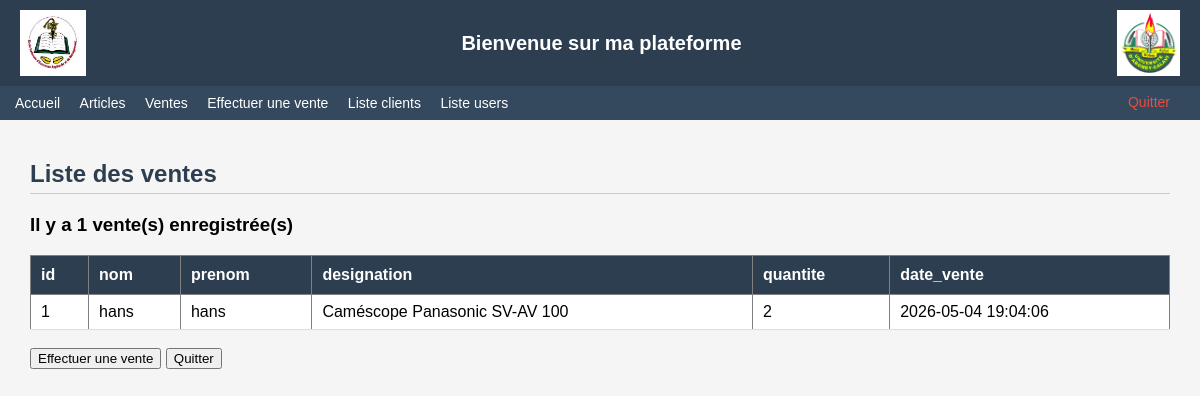
The page /ventes.php (signed in) on the database its author committed.
### tables this page shows
CREATE TABLE `ventes` (
  `id` int(11) NOT NULL,
  `id_client` int(11) NOT NULL,
  `id_article` varchar(10) NOT NULL,
  `quantite` int(11) NOT NULL,
  `date_vente` datetime DEFAULT current_timestamp(),
  `montant` decimal(10,2) NOT NULL
);

CREATE TABLE `clients` (
  `id` int(11) NOT NULL,
  `nom` varchar(50) NOT NULL,
  `prenom` varchar(50) NOT NULL,
  `age` int(11) NOT NULL,
  `adresse` varchar(100) NOT NULL,
  `ville` varchar(50) NOT NULL,
  `mail` varchar(100) NOT NULL,
  `telephone` varchar(20) NOT NULL,
  `mot_de_passe` varchar(255) NOT NULL
);

CREATE TABLE `articles` (
  `id_article` varchar(10) NOT NULL,
  `designation` varchar(100) NOT NULL,
  `prix` decimal(10,2) NOT NULL,
  `categorie` varchar(50) DEFAULT NULL
);

### ventes.php (the view, shortened to what this page needs)
<!DOCTYPE html>
<html lang="fr">
<head>
    <link rel="stylesheet" href="style.css">
</head>
<body>
<header>
    <img src="images/logo_eneam.png" alt="Logo ENEAM">
    <h1>Bienvenue sur ma plateforme</h1>
    <img src="images/logo_uac.png" alt="Logo UAC">
</header>
<nav>
    <a href="accueil.php">Accueil</a>
    <a href="articles.php">Articles</a>
    <a href="ventes.php">Ventes</a>
<a href="effectuer_vente.php">Effectuer une vente</a>
    <a href="clients.php">Liste clients</a> <a href="users.php">Liste users</a>
    <a href="deconnexion.php" class="quitter">Quitter</a>
</nav>
<main>
<h2>Liste des ventes</h2>
<?php
$idcom = connexobjet('projet_web','myparam');
$requete = "SELECT v.id, c.nom, c.prenom, a.designation, v.quantite, v.date_vente FROM ventes v, clients c, articles a WHERE v.id_client=c.id AND v.id_article=a.id_article ORDER BY v.date_vente DESC";
$result  = $idcom->query($requete);
if(!$result)
{
    echo "Lecture impossible";
}
else
{
    $nbvente = $result->num_rows;
    $nbcol   = $result->field_count;
    $titres  = $result->fetch_fields();
    echo "<h3>Il y a $nbvente vente(s) enregistrée(s)</h3>";
    echo "<table border='1'><tr>";
    foreach($titres as $nomcol => $val)
    {
        echo "<th>".$titres[$nomcol]->name."</th>";
    }
    echo "</tr>";
    for($i=0; $i<$nbvente; $i++)
    {
        $ligne = $result->fetch_row();
        echo "<tr>";
        for($j=0; $j<$nbcol; $j++)
        {
            echo "<td>".$ligne[$j]."</td>";
        }
        echo "</tr>";
    }
    echo "</table>";
}
?>
<br>
<a href="effectuer_vente.php"><input type="button" value="Effectuer une vente"></a>
<a href="accueil.php"><input type="button" value="Quitter"></a>
</main>
</body>
</html>

### style.css (style rules this page uses)
body { font-family: Arial, sans-serif; background-color: #f5f5f5; margin: 0; padding: 0; }
header { background-color: #2c3e50; color: white; padding: 10px 20px; display: flex; justify-content: space-between; align-items: center; }
header h1 { font-size: 20px; text-align: center; flex: 1; }
header img { height: 60px; background: white; padding: 3px; }
nav { background-color: #34495e; padding: 8px 15px; }
nav a { color: white; text-decoration: none; margin-right: 15px; font-size: 14px; }
nav a.quitter { color: #e74c3c; float: right; }
main { padding: 20px 30px; }
h2 { color: #2c3e50; border-bottom: 1px solid #ccc; padding-bottom: 5px; }
table { width: 100%; border-collapse: collapse; background-color: white; margin-top: 10px; }
table th { background-color: #2c3e50; color: white; padding: 10px; text-align: left; }
table td { padding: 8px 10px; border-bottom: 1px solid #ddd; }

### rows shown on the page
ventes: id "1", id_client.nom "hans", id_client.prenom "hans", id_article.designation "Caméscope Panasonic SV-AV 100", quantite "2", date_vente "2026-05-04 19:04:06"

### other values the page prints
$nbvente "1"
$titres[$nomcol]->name "id"
$titres[$nomcol]->name "nom"
$titres[$nomcol]->name "prenom"
$titres[$nomcol]->name "designation"
$titres[$nomcol]->name "quantite"
$titres[$nomcol]->name "date_vente"
